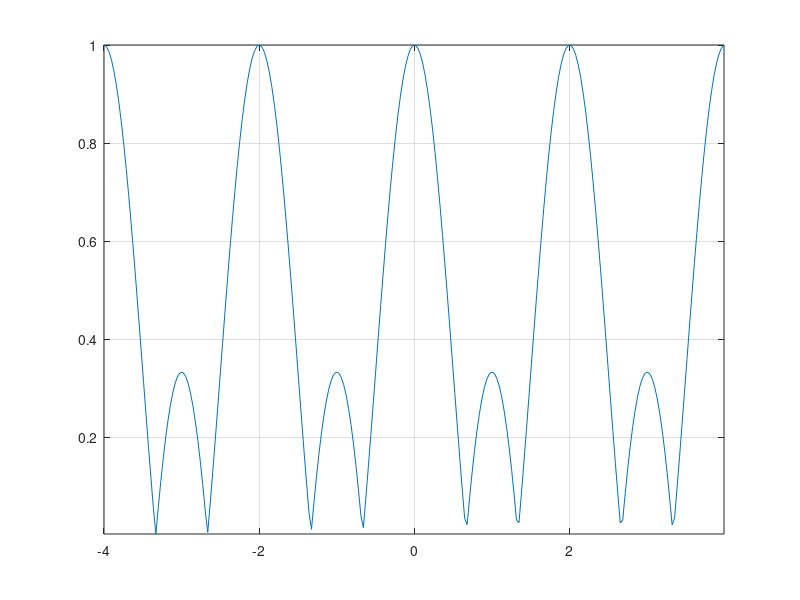
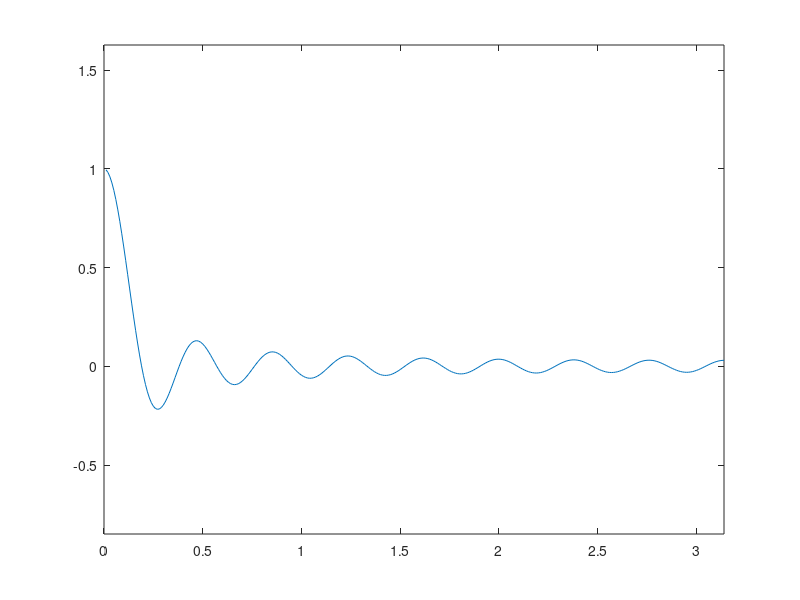
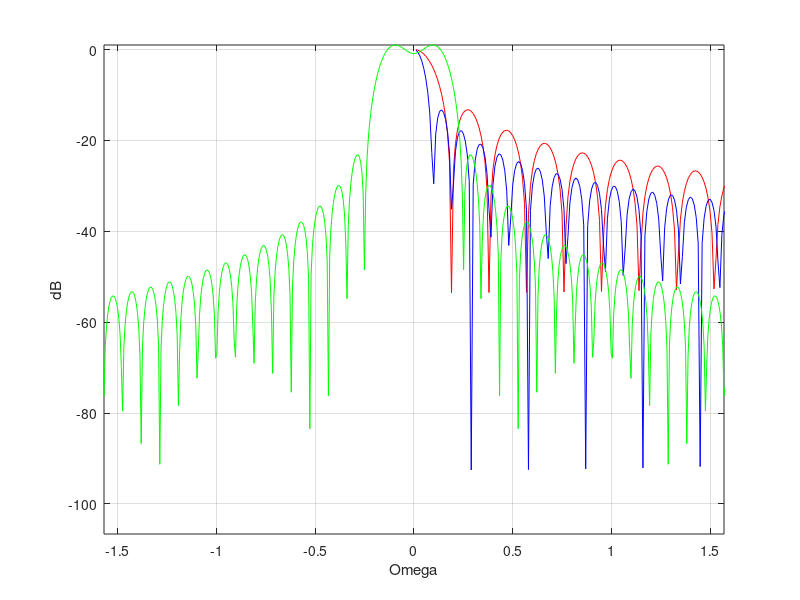
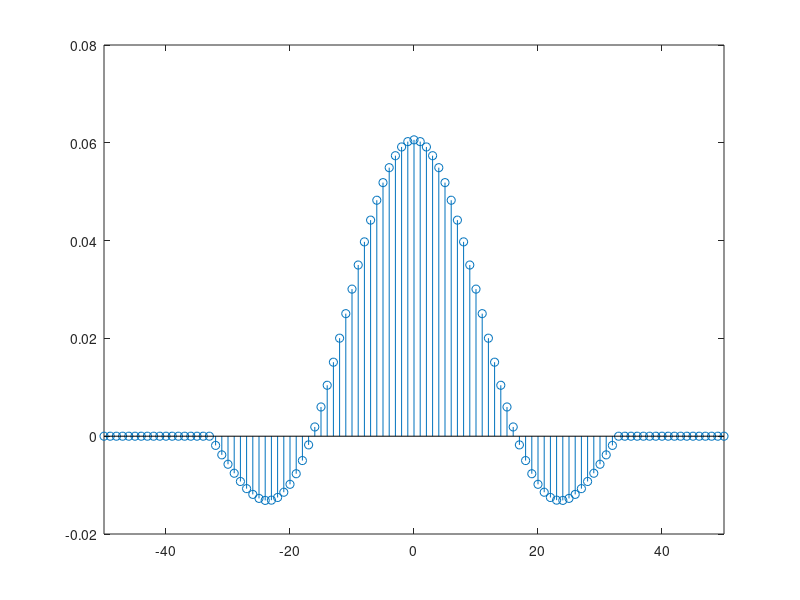

Write MATLAB code to recreate these figures, in order.
%% DSP using Matlab 12
%%FIR Non-recursive -> no y[n] independent of it self (no feedback)
%%Moving Average FIR filter 
close all;clear;
clc;
omega = -4*pi : 0.1 : 4*pi;
H = (1 + 2 * cos(omega)) / 3 ;  %% Laplace transfom of filter in time domain
plot(omega,H);  %% the filter consist of number of shifted x[n]
axis tight;
plot(omega/pi,abs(H));grid on;axis tight;
figure;
plot(omega/pi,angle(H)/pi);grid on;axis tight; %% plot the phase
%% better FIR filter more samples
omega = 0 : 0.01 : 1*pi;
M = 16;
N = 16;
H = (1/((N+M+1))*(exp(1i*omega*(N-M)/2)).*((sin(omega*(N+M+1)/2)./sin(omega/2))));
plot(omega,H);
axis equal;figure;
plot(omega , log10(H)*20,'r');
M = 32;N = 32;
H = (1/((N+M+1))*(exp(1i*omega*(N-M)/2)).*((sin(omega*(N+M+1)/2)./sin(omega/2))));
hold on;
plot(omega , log10(H)*20,'b');
xlabel('Omega');ylabel('dB');
n = -500:500;
h = 2/33 * sinc(2*n/33);
idx = find(abs(n)>32);
h(idx) = 0;
H = fftshift(fft(h));
omega = linspace(-pi,pi,1001);
%figure; %% adjust weight for each average 
hold on;
plot(omega,20*log10(abs(H)),'g');
axis tight;grid on;
xlim([-pi/2,pi/2]);
box on;
figure;
stem(n,h); %% plot the system in time domain
xlim([-50,50]);

close all;